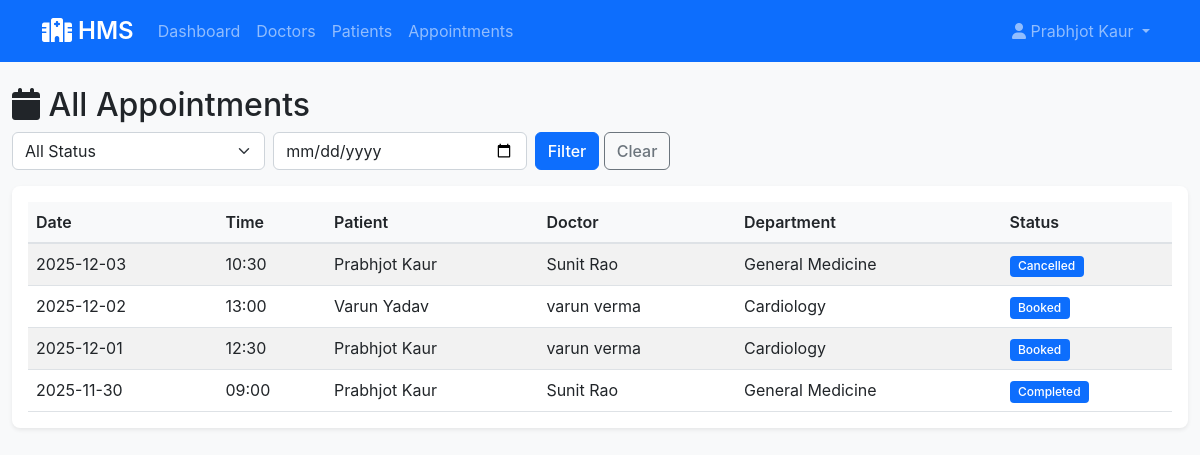
The app's page /admin/appointments (signed in) with its own data.
### app/models.py (models this page shows, shortened)
class Admin(UserMixin, db.Model):
    __tablename__ = 'admins'
    id = db.Column(db.Integer, primary_key=True)
    username = db.Column(db.String(80), unique=True, nullable=False)
    email = db.Column(db.String(120), unique=True, nullable=False)
    password_hash = db.Column(db.String(255), nullable=False)
    full_name = db.Column(db.String(100), nullable=False)
    phone = db.Column(db.String(15), nullable=False)
    created_at = db.Column(db.DateTime, default=datetime.utcnow)
    is_active = db.Column(db.Boolean, default=True)

class Appointment(db.Model):
    __tablename__ = 'appointments'
    id = db.Column(db.Integer, primary_key=True)
    patient_id = db.Column(db.Integer, db.ForeignKey('patients.id'), nullable=False)
    doctor_id = db.Column(db.Integer, db.ForeignKey('doctors.id'), nullable=False)
    appointment_date = db.Column(db.Date, nullable=False)
    appointment_time = db.Column(db.Time, nullable=False)
    status = db.Column(db.String(20), default='Booked')
    reason = db.Column(db.Text)
    notes = db.Column(db.Text)
    created_at = db.Column(db.DateTime, default=datetime.utcnow)
    updated_at = db.Column(db.DateTime, default=datetime.utcnow, onupdate=datetime.utcnow)
    treatments = db.relationship('Treatment', backref='appointment', lazy=True)

class Patient(UserMixin, db.Model):
    __tablename__ = 'patients'
    id = db.Column(db.Integer, primary_key=True)
    username = db.Column(db.String(80), unique=True, nullable=False)
    email = db.Column(db.String(120), unique=True, nullable=False)
    password_hash = db.Column(db.String(255), nullable=False)
    full_name = db.Column(db.String(100), nullable=False)
    phone = db.Column(db.String(15), nullable=False)
    date_of_birth = db.Column(db.Date)
    gender = db.Column(db.String(10))
    address = db.Column(db.Text)
    blood_group = db.Column(db.String(5))
    emergency_contact = db.Column(db.String(15))
    medical_history = db.Column(db.Text)
    created_at = db.Column(db.DateTime, default=datetime.utcnow)
    is_active = db.Column(db.Boolean, default=True)
    appointments = db.relationship('Appointment', backref='patient', lazy=True)

class Doctor(UserMixin, db.Model):
    __tablename__ = 'doctors'
    id = db.Column(db.Integer, primary_key=True)
    username = db.Column(db.String(80), unique=True, nullable=False)
    email = db.Column(db.String(120), unique=True, nullable=False)
    password_hash = db.Column(db.String(255), nullable=False)
    full_name = db.Column(db.String(100), nullable=False)
    phone = db.Column(db.String(15), nullable=False)
    license_number = db.Column(db.String(50), unique=True, nullable=False)
    department_id = db.Column(db.Integer, db.ForeignKey('departments.id'), nullable=False)
    experience_years = db.Column(db.Integer, default=0)
    qualification = db.Column(db.String(200))
    consultation_fee = db.Column(db.Float, default=500.0)
    is_available = db.Column(db.Boolean, default=True)
    created_at = db.Column(db.DateTime, default=datetime.utcnow)
    appointments = db.relationship('Appointment', backref='doctor', lazy=True)
    availability = db.relationship('DoctorAvailability', backref='doctor', lazy=True)

class Department(db.Model):
    __tablename__ = 'departments'
    id = db.Column(db.Integer, primary_key=True)
    name = db.Column(db.String(100), unique=True, nullable=False)
    description = db.Column(db.Text)
    created_at = db.Column(db.DateTime, default=datetime.utcnow)
    doctors = db.relationship('Doctor', backref='department', lazy=True)

### app/routes/admin.py (the view)
    def decorated_function(*args, **kwargs):
        if not current_user.is_authenticated or session.get('user_type') != 'admin':
            flash('Admin access required!', 'error')
            return redirect(url_for('auth.login'))
        return f(*args, **kwargs)

### app/routes/admin.py (called while the page is built)
def admin_required(f):
    def decorated_function(*args, **kwargs):
        if not current_user.is_authenticated or session.get('user_type') != 'admin':
            flash('Admin access required!', 'error')
            return redirect(url_for('auth.login'))
        return f(*args, **kwargs)
    decorated_function.__name__ = f.__name__
    return decorated_function

@admin.route('/appointments', methods=['GET', 'POST'])
@login_required
@admin_required
def appointments():
    status_filter = request.args.get('status', '')
    date_filter = request.args.get('date', '')
    query = Appointment.query
    if status_filter:
        query = query.filter_by(status=status_filter)
    if date_filter:
        try:
            filter_date = datetime.strptime(date_filter, '%Y-%m-%d').date()
            query = query.filter_by(appointment_date=filter_date)
        except ValueError:
            pass
    appointments = query.order_by(Appointment.appointment_date.desc()).all()
    return render_template('admin/appointments.html', appointments=appointments)

### app/templates/admin/appointments.html (shortened to what this page needs)
{% extends "base.html" %}
{% block content %}
<div class="row">
    <div class="col-12">
        <h2><i class="fas fa-calendar"></i> All Appointments</h2>
    </div>
</div>
<div class="row mb-3">
    <div class="col-md-8">
        <form method="GET" class="row g-2">
            <div class="col-md-4">
                <select class="form-select" name="status">
                    <option value="">All Status</option>
                </select>
            </div>
            <div class="col-md-4">
                <input type="date" class="form-control" name="date" value="{{ request.args.get('date', '') }}">
            </div>
            <div class="col-md-4">
                <button type="submit" class="btn btn-primary">Filter</button>
                <a href="{{ url_for('admin.appointments') }}" class="btn btn-outline-secondary">Clear</a>
            </div>
        </form>
    </div>
</div>
<div class="card">
    <div class="card-body">
        {% if appointments %}
            <div class="table-responsive">
                <table class="table table-striped">
                    <thead>
                        <tr>
                            <th>Date</th>
                            <th>Time</th>
                            <th>Patient</th>
                            <th>Doctor</th>
                            <th>Department</th>
                            <th>Status</th>
                        </tr>
                    </thead>
                    <tbody>
                        {% for appointment in appointments %}
                        <tr>
                            <td>{{ appointment.appointment_date.strftime('%Y-%m-%d') }}</td>
                            <td>{{ appointment.appointment_time.strftime('%H:%M') }}</td>
                            <td>{{ appointment.patient.full_name }}</td>
                            <td>{{ appointment.doctor.full_name }}</td>
                            <td>{{ appointment.doctor.department.name }}</td>
                            <td><span class="badge bg-primary">{{ appointment.status }}</span></td>
                        </tr>
                        {% endfor %}
                    </tbody>
                </table>
            </div>
        {% else %}
            <p class="text-muted">No appointments found.</p>
        {% endif %}
    </div>
</div>
{% endblock %}

### app/templates/base.html (shortened to what this page needs)
<!DOCTYPE html>
<html lang="en">
<head>
    <link href="https://cdn.jsdelivr.net/npm/bootstrap@5.1.3/dist/css/bootstrap.min.css" rel="stylesheet">
    <link href="https://cdnjs.cloudflare.com/ajax/libs/font-awesome/6.0.0/css/all.min.css" rel="stylesheet">
    <link href="{{ url_for('static', filename='css/style.css') }}" rel="stylesheet">
</head>
<body>
    <nav class="navbar navbar-expand-lg navbar-dark bg-primary">
        <div class="container">
            <a class="navbar-brand" href="{{ url_for('index') }}">
                <i class="fas fa-hospital"></i> HMS
            </a>
            <div class="collapse navbar-collapse" id="navbarNav">
                <ul class="navbar-nav me-auto">
                    {% if current_user.is_authenticated %}
                        {% if session.user_type == 'admin' %}
                            <li class="nav-item">
                                <a class="nav-link" href="{{ url_for('admin.dashboard') }}">Dashboard</a>
                            </li>
                            <li class="nav-item">
                                <a class="nav-link" href="{{ url_for('admin.manage_doctors') }}">Doctors</a>
                            </li>
                            <li class="nav-item">
                                <a class="nav-link" href="{{ url_for('admin.manage_patients') }}">Patients</a>
                            </li>
                            <li class="nav-item">
                                <a class="nav-link" href="{{ url_for('admin.appointments') }}">Appointments</a>
                            </li>
                        {% endif %}
                    {% endif %}
                </ul>
                <ul class="navbar-nav">
                    {% if current_user.is_authenticated %}
                        <li class="nav-item dropdown">
                            <a class="nav-link dropdown-toggle" href="#" id="navbarDropdown" role="button" data-bs-toggle="dropdown">
                                <i class="fas fa-user"></i> {{ current_user.full_name }}
                            </a>
                        </li>
                    {% endif %}
                </ul>
            </div>
        </div>
    </nav>
    <main class="container-fluid py-4">
        {% block content %}{% endblock %}
    </main>
</body>
</html>

### app/static/style.css (style rules this page uses)
:root { --primary-color: #0b71de; --success-color: #28a745; --info-color: #17a2b8; --warning-color: #ffc107; --danger-color: #dc3545; }
body { background-color: #f8f9fa; font-family: -apple-system, BlinkMacSystemFont, 'Segoe UI', Roboto, 'Helvetica Neue', Arial, sans-serif; }
.navbar-brand { font-weight: 600; font-size: 1.5rem; }
.card { border: none; border-radius: 0.5rem; box-shadow: 0 0.125rem 0.25rem rgba(0, 0, 0, 0.075); margin-bottom: 1.5rem; }
.table { margin-bottom: 0; }
.table th { background-color: #f8f9fa; border-bottom: 2px solid #dee2e6; font-weight: 600; }
.btn { border-radius: 0.375rem; font-weight: 500; }
.badge { padding: 0.4em 0.7em; font-weight: 500; }
.form-control, .form-select { border-radius: 0.375rem; }

### records on screen
Admin: full_name "Prabhjot Kaur"
Appointment: appointment_date "2025-12-03", appointment_time "10:30", patient.full_name "Prabhjot Kaur", doctor.full_name "Sunit Rao", doctor.department.name "General Medicine", status "Cancelled"
Appointment: appointment_date "2025-12-02", appointment_time "13:00", patient.full_name "Varun Yadav", doctor.full_name "varun verma", doctor.department.name "Cardiology", status "Booked"
Appointment: appointment_date "2025-12-01", appointment_time "12:30", patient.full_name "Prabhjot Kaur", doctor.full_name "varun verma", doctor.department.name "Cardiology", status "Booked"
Appointment: appointment_date "2025-11-30", appointment_time "09:00", patient.full_name "Prabhjot Kaur", doctor.full_name "Sunit Rao", doctor.department.name "General Medicine", status "Completed"
